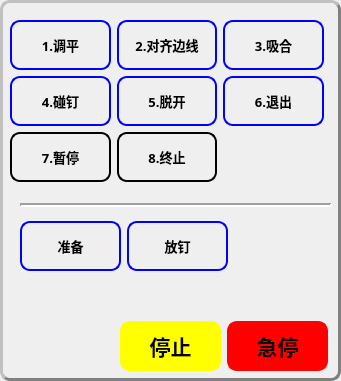
       <widget class="QGroupBox" name="groupBox_14">
        <property name="geometry">
         <rect>
          <x>10</x>
          <y>240</y>
          <width>341</width>
          <height>381</height>
         </rect>
        </property>
        <property name="styleSheet">
         <string notr="true">QGroupBox {
    color: white;                           /* 字体颜色 */
    border-radius: 10px;                    /* 设置圆角的半径 */
    border: 3px groove gray;                /* 边框样式和颜色 */
    border-style: outset;                   /* 边框样式为外凹 */
}</string>
        </property>
        <property name="title">
         <string/>
        </property>
        <widget class="QWidget" name="layoutWidget">
         <property name="geometry">
          <rect>
           <x>120</x>
           <y>320</y>
           <width>208</width>
           <height>52</height>
          </rect>
         </property>
         <layout class="QGridLayout" name="gridLayout_56">
          <item row="0" column="0">
           <widget class="QPushButton" name="btn_magnet_stop_">
            <property name="minimumSize">
             <size>
              <width>100</width>
              <height>50</height>
             </size>
            </property>
            <property name="font">
             <font>
              <family>Agency FB</family>
              <pointsize>16</pointsize>
              <weight>75</weight>
              <bold>true</bold>
             </font>
            </property>
            <property name="styleSheet">
             <string notr="true">
QPushButton {
    border: 2px solid yellow;
    border-radius: 10px;
    background-color: rgb(255, 255, 0);
}</string>
            </property>
            <property name="text">
             <string>停止</string>
            </property>
           </widget>
          </item>
          <item row="0" column="1">
           <widget class="QPushButton" name="btn_magent_crash_stop_">
            <property name="minimumSize">
             <size>
              <width>100</width>
              <height>50</height>
             </size>
            </property>
            <property name="font">
             <font>
              <family>Agency FB</family>
              <pointsize>16</pointsize>
              <weight>75</weight>
              <bold>true</bold>
             </font>
            </property>
            <property name="styleSheet">
             <string notr="true">
QPushButton {
    border: 2px solid red;
    border-radius: 10px;
    background-color: rgb(255, 0, 0);
}</string>
            </property>
            <property name="text">
             <string>急停</string>
            </property>
           </widget>
          </item>
         </layout>
        </widget>
        <widget class="QWidget" name="layoutWidget">
         <property name="geometry">
          <rect>
           <x>10</x>
           <y>20</y>
           <width>314</width>
           <height>164</height>
          </rect>
         </property>
         <layout class="QGridLayout" name="gridLayout_59">
          <item row="0" column="0">
           <widget class="QPushButton" name="btn_leveling_">
            <property name="minimumSize">
             <size>
              <width>100</width>
              <height>50</height>
             </size>
            </property>
            <property name="font">
             <font>
              <family>Agency FB</family>
              <pointsize>10</pointsize>
              <weight>75</weight>
              <bold>true</bold>
             </font>
            </property>
            <property name="styleSheet">
             <string notr="true">QPushButton {
    border: 2px solid blue;
    border-radius: 10px;
}
QPushButton:hover {
    border: 2px solid red;
    border-radius: 10px;
}

QPushButton:pressed {
    border: 2px solid green;
    border-radius: 10px;
}</string>
            </property>
            <property name="text">
             <string>1.调平</string>
            </property>
           </widget>
          </item>
          <item row="0" column="1">
           <widget class="QPushButton" name="btn_sideline_">
            <property name="minimumSize">
             <size>
              <width>100</width>
              <height>50</height>
             </size>
            </property>
            <property name="font">
             <font>
              <family>Agency FB</family>
              <pointsize>10</pointsize>
              <weight>75</weight>
              <bold>true</bold>
             </font>
            </property>
            <property name="styleSheet">
             <string notr="true">QPushButton {
    border: 2px solid blue;
    border-radius: 10px;
}
QPushButton:hover {
    border: 2px solid red;
    border-radius: 10px;
}

QPushButton:pressed {
    border: 2px solid green;
    border-radius: 10px;
}</string>
            </property>
            <property name="text">
             <string>2.对齐边线</string>
            </property>
           </widget>
          </item>
          <item row="0" column="2">
           <widget class="QPushButton" name="btn_magnet_open_">
            <property name="minimumSize">
             <size>
              <width>100</width>
              <height>50</height>
             </size>
            </property>
            <property name="font">
             <font>
              <family>Agency FB</family>
              <pointsize>10</pointsize>
              <weight>75</weight>
              <bold>true</bold>
             </font>
            </property>
            <property name="styleSheet">
             <string notr="true">QPushButton {
    border: 2px solid blue;
    border-radius: 10px;
}
QPushButton:hover {
    border: 2px solid red;
    border-radius: 10px;
}

QPushButton:pressed {
    border: 2px solid green;
    border-radius: 10px;
}</string>
            </property>
            <property name="text">
             <string>3.吸合</string>
            </property>
           </widget>
          </item>
          <item row="1" column="0">
           <widget class="QPushButton" name="btn_auto_knock_">
            <property name="minimumSize">
             <size>
              <width>100</width>
              <height>50</height>
             </size>
            </property>
            <property name="font">
             <font>
              <family>Agency FB</family>
              <pointsize>10</pointsize>
              <weight>75</weight>
              <bold>true</bold>
             </font>
            </property>
            <property name="styleSheet">
             <string notr="true">QPushButton {
    border: 2px solid blue;
    border-radius: 10px;
}
QPushButton:hover {
    border: 2px solid red;
    border-radius: 10px;
}

QPushButton:pressed {
    border: 2px solid green;
    border-radius: 10px;
}</string>
            </property>
            <property name="text">
             <string>4.碰钉</string>
            </property>
           </widget>
          </item>
          <item row="1" column="1">
           <widget class="QPushButton" name="btn_magnet_close_">
            <property name="minimumSize">
             <size>
              <width>100</width>
              <height>50</height>
             </size>
            </property>
            <property name="font">
             <font>
              <family>Agency FB</family>
              <pointsize>10</pointsize>
              <weight>75</weight>
              <bold>true</bold>
             </font>
            </property>
            <property name="styleSheet">
             <string notr="true">QPushButton {
    border: 2px solid blue;
    border-radius: 10px;
}
QPushButton:hover {
    border: 2px solid red;
    border-radius: 10px;
}

QPushButton:pressed {
    border: 2px solid green;
    border-radius: 10px;
}</string>
            </property>
            <property name="text">
             <string>5.脱开</string>
            </property>
           </widget>
          </item>
          <item row="1" column="2">
           <widget class="QPushButton" name="btn_magnet_quit">
            <property name="minimumSize">
             <size>
              <width>100</width>
              <height>50</height>
             </size>
            </property>
            <property name="font">
             <font>
              <family>Agency FB</family>
              <pointsize>10</pointsize>
              <weight>75</weight>
              <bold>true</bold>
             </font>
            </property>
            <property name="styleSheet">
             <string notr="true">QPushButton {
    border: 2px solid blue;
    border-radius: 10px;
}
QPushButton:hover {
    border: 2px solid red;
    border-radius: 10px;
}

QPushButton:pressed {
    border: 2px solid green;
    border-radius: 10px;
}</string>
            </property>
            <property name="text">
             <string>6.退出</string>
            </property>
           </widget>
          </item>
          <item row="2" column="0">
           <widget class="QPushButton" name="btn_magnet_pause_">
            <property name="minimumSize">
             <size>
              <width>100</width>
              <height>50</height>
             </size>
            </property>
            <property name="font">
             <font>
              <family>Agency FB</family>
              <pointsize>10</pointsize>
              <weight>75</weight>
              <bold>true</bold>
             </font>
            </property>
            <property name="styleSheet">
             <string notr="true">QPushButton {
    border: 2px solid black;
    border-radius: 10px;
}
QPushButton:hover {
    border: 2px solid red;
    border-radius: 10px;
}

QPushButton:pressed {
    border: 2px solid green;
    border-radius: 10px;
}</string>
            </property>
            <property name="text">
             <string>7.暂停</string>
            </property>
           </widget>
          </item>
          <item row="2" column="1">
           <widget class="QPushButton" name="btn_knock_suspend_">
            <property name="minimumSize">
             <size>
              <width>100</width>
              <height>50</height>
             </size>
            </property>
            <property name="font">
             <font>
              <family>Agency FB</family>
              <pointsize>10</pointsize>
              <weight>75</weight>
              <bold>true</bold>
             </font>
            </property>
            <property name="styleSheet">
             <string notr="true">QPushButton {
    border: 2px solid black;
    border-radius: 10px;
}
QPushButton:hover {
    border: 2px solid red;
    border-radius: 10px;
}

QPushButton:pressed {
    border: 2px solid green;
    border-radius: 10px;
}</string>
            </property>
            <property name="text">
             <string>8.终止</string>
            </property>
           </widget>
          </item>
         </layout>
        </widget>
        <widget class="Line" name="line">
         <property name="geometry">
          <rect>
           <x>20</x>
           <y>190</y>
           <width>311</width>
           <height>31</height>
          </rect>
         </property>
         <property name="lineWidth">
          <number>2</number>
         </property>
         <property name="orientation">
          <enum>Qt::Horizontal</enum>
         </property>
        </widget>
        <widget class="QWidget" name="layoutWidget">
         <property name="geometry">
          <rect>
           <x>20</x>
           <y>220</y>
           <width>208</width>
           <height>52</height>
          </rect>
         </property>
         <layout class="QGridLayout" name="gridLayout_58">
          <item row="0" column="0">
           <widget class="QPushButton" name="btn_preparation_pos">
            <property name="minimumSize">
             <size>
              <width>100</width>
              <height>50</height>
             </size>
            </property>
            <property name="font">
             <font>
              <family>Agency FB</family>
              <pointsize>10</pointsize>
              <weight>75</weight>
              <bold>true</bold>
             </font>
            </property>
            <property name="styleSheet">
             <string notr="true">QPushButton {
    border: 2px solid blue;
    border-radius: 10px;
}
QPushButton:hover {
    border: 2px solid red;
    border-radius: 10px;
}

QPushButton:pressed {
    border: 2px solid green;
    border-radius: 10px;
}</string>
            </property>
            <property name="text">
             <string>准备</string>
            </property>
           </widget>
          </item>
          <item row="0" column="1">
           <widget class="QPushButton" name="btn_add_nail">
            <property name="minimumSize">
             <size>
              <width>100</width>
              <height>50</height>
             </size>
            </property>
            <property name="font">
             <font>
              <family>Agency FB</family>
              <pointsize>10</pointsize>
              <weight>75</weight>
              <bold>true</bold>
             </font>
            </property>
            <property name="styleSheet">
             <string notr="true">QPushButton {
    border: 2px solid blue;
    border-radius: 10px;
}
QPushButton:hover {
    border: 2px solid red;
    border-radius: 10px;
}

QPushButton:pressed {
    border: 2px solid green;
    border-radius: 10px;
}</string>
            </property>
            <property name="text">
             <string>放钉</string>
            </property>
           </widget>
          </item>
         </layout>
        </widget>
       </widget>
